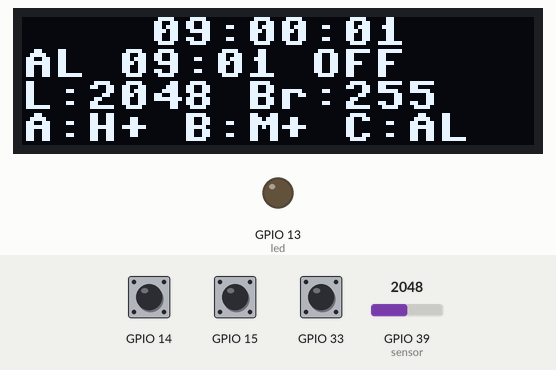
The program below on a simulated ESP32 board running MicroPython. On the bench: 128×32 one-colour display, output pins drawn as LEDs (lit = HIGH). The inputs (shaded band) are chosen by the test bench; at power-on: GPIO 14 HIGH, GPIO 39 (sensor) = 2048, GPIO 15 HIGH, GPIO 33 HIGH (analog values on the 0–4095 scale). The clock reads 2024-03-15 10:24:30 at power-on unless the program sets it.

Above: at 1.2 s.
1.3 s: GPIO 14 pulled LOW for 0.15 s
At 1.6 s:
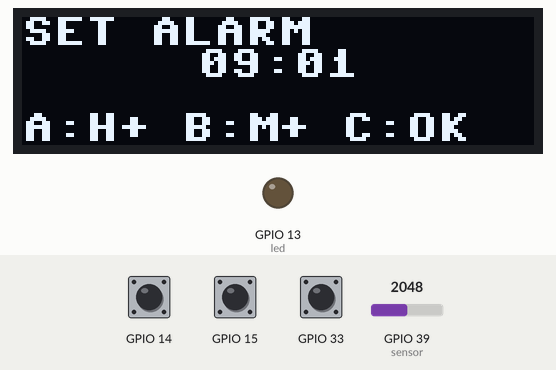
2.9 s: GPIO 14 pulled LOW for 1 s
At 3.8 s:
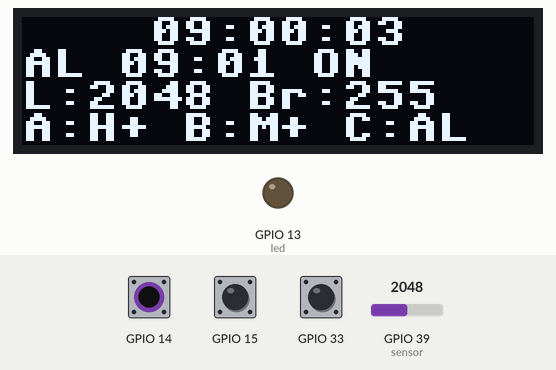
6.9 s: GPIO 39 (sensor) set to 215
At 7.25 s:
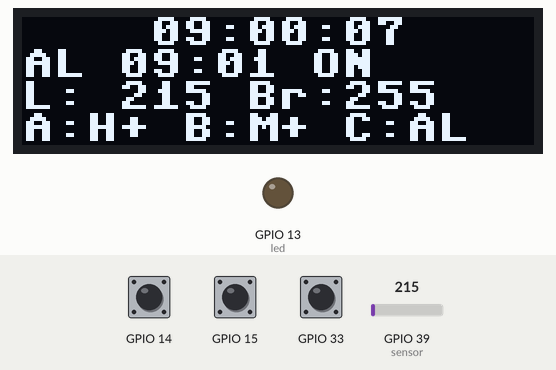
8.4 s: GPIO 15 pulled LOW for 0.15 s
At 9.8 s:
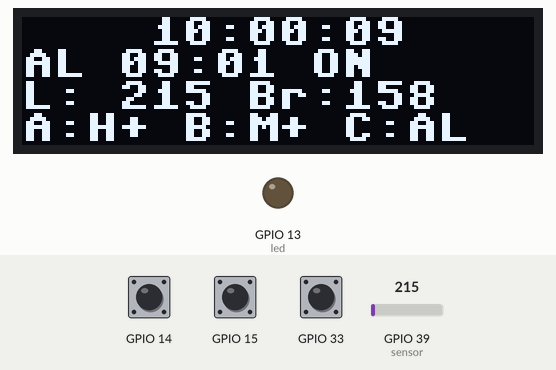
10.5 s: GPIO 33 pulled LOW for 0.15 s
At 11.8 s:
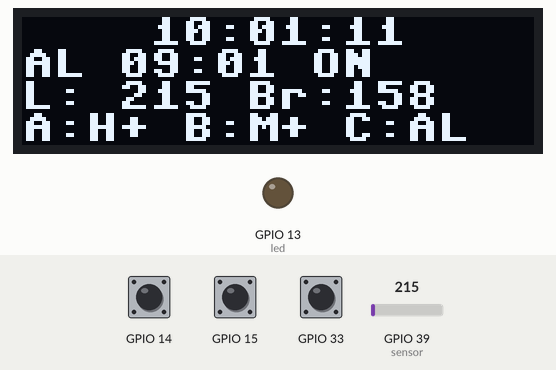
12.5 s: GPIO 15 pulled LOW for 1 s
At 13.8 s:
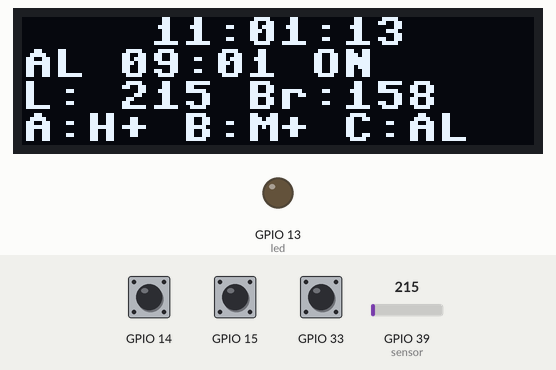
Timing chart, 0 to 15.5 s (numbered marks = the images above; inputs shaded):
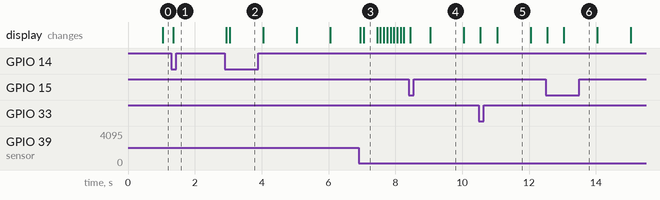

Measured:
- after the input at 1.3 s, the display: changes after 0.05 s (image 1)
- after the input at 2.9 s, the display: first changes after 0.05 s (image 2 shows a later state)
- what the display in image 3 shows lasts 0.4 s, from 7.1 s to 7.5 s
- what the display in image 4 shows lasts 1.0 s, from 9.0 s to 10.0 s

The program:

lab3_check4.py
```python
from machine import Pin, I2C, RTC, ADC, PWM
import time
import ssd1306

SDA_PIN = 22
SCL_PIN = 20
BUTTON_A_PIN = 15
BUTTON_B_PIN = 33
BUTTON_C_PIN = 14
LIGHT_PIN = 39
LED_PIN = 13
PIEZO_PIN = 27

OLED_WIDTH = 128
OLED_HEIGHT = 32
OLED_ADDR = 0x3C
I2C_FREQ = 400000
DEBOUNCE_MS = 30
DISPLAY_MS = 100
LIGHT_SAMPLE_MS = 50
ALARM_CHECK_MS = 50
ALARM_PULSE_MS = 250
ALARM_FREQ = 2000
ALARM_DUTY = 32768
ALARM_HOUR = 9
ALARM_MINUTE = 1

LIGHT_DARK = 0
LIGHT_BRIGHT = 350
CONTRAST_MIN = 4
CONTRAST_MAX = 255
SMOOTHING_ALPHA = 0.25

START_TIME = (2026, 9, 30, 2, 9, 0, 0, 0)

def time_text(current):
    return "%02d:%02d:%02d" % (current[4], current[5], current[6])

class DebouncedButton:
    def __init__(self, name, number):
        self.name = name
        self.pin = Pin(number, Pin.IN, Pin.PULL_UP)
        self.pin.irq(handler=None)
        self.state = self.pin.value()
        self.candidate = self.state
        self.since = time.ticks_ms()
        self.pending = True
        self.debouncing = False
        self.initializing = True
        self.callback = self._on_edge

    def _on_edge(self, pin):
        if not self.pending:
            self.pending = True
            pin.irq(handler=None)

    def _arm(self):
        self.pin.irq(trigger=Pin.IRQ_FALLING | Pin.IRQ_RISING, handler=self.callback)
        if self.pin.value() != self.state:
            self.callback(self.pin)

    def update(self, now):
        if not self.pending:
            return None
        current = self.pin.value()
        if not self.debouncing:
            self.candidate = current
            self.since = now
            self.debouncing = True
        elif current != self.candidate:
            self.candidate = current
            self.since = now

        if time.ticks_diff(now, self.since) < DEBOUNCE_MS:
            return None

        event = None
        if not self.initializing and self.candidate != self.state:
            event = self.candidate

        self.state = self.candidate
        self.initializing = False
        self.debouncing = False
        self.pending = False
        self._arm()
        return event

    def close(self):
        self.pin.irq(handler=None)

class AmbientLight:
    def __init__(self, sensor, display):
        self.sensor = sensor
        self.display = display
        self.raw = 0
        self.filtered = None
        self.contrast = None

    def update(self):
        self.raw = self.sensor.read()
        if self.filtered is None:
            self.filtered = self.raw
        else:
            self.filtered += SMOOTHING_ALPHA * (self.raw - self.filtered)

        level = (self.filtered - LIGHT_DARK) / (LIGHT_BRIGHT - LIGHT_DARK)
        level = max(0.0, min(1.0, level))
        target = int(CONTRAST_MIN + level * (CONTRAST_MAX - CONTRAST_MIN) + 0.5)
        if target != self.contrast:
            self.display.contrast(target)
            self.contrast = target

def rtc_seconds(current):
    return time.mktime((current[0], current[1], current[2], current[4], current[5], current[6], current[3], 0))

class Alarm:
    def __init__(self, led, piezo):
        self.led = led
        self.piezo = piezo
        self.hour = ALARM_HOUR
        self.minute = ALARM_MINUTE
        self.enabled = False
        self.ringing = False
        self.due = None
        self.on_phase = False
        self.next_pulse = 0
        self._outputs(False)

    def _outputs(self, active):
        self.led.value(1 if active else 0)
        self.piezo.duty_u16(ALARM_DUTY if active else 0)
        self.on_phase = active

    def stop(self):
        self.enabled = False
        self.ringing = False
        self.due = None
        self._outputs(False)

    def arm(self, current):
        self.stop()
        target = list(current)
        target[4], target[5], target[6], target[7] = self.hour, self.minute, 0, 0
        self.due = rtc_seconds(target)
        if self.due <= rtc_seconds(current):
            self.due += 24 * 60 * 60
        self.enabled = True

    def clock_changed(self, current):
        if self.enabled:
            self.arm(current)

    def update(self, current, now):
        if self.enabled and rtc_seconds(current) >= self.due:
            self.enabled = False
            self.due = None
            self.ringing = True
            self._outputs(True)
            self.next_pulse = time.ticks_add(now, ALARM_PULSE_MS)
            return True

        if self.ringing and time.ticks_diff(now, self.next_pulse) >= 0:
            self._outputs(not self.on_phase)
            self.next_pulse = time.ticks_add(now, ALARM_PULSE_MS)
        return False

class Watch:
    def __init__(self, rtc, display, alarm, ambient):
        self.rtc = rtc
        self.display = display
        self.alarm = alarm
        self.ambient = ambient
        self.editing = False

    def on_press(self, name):
        if self.alarm.ringing:
            self.alarm.stop()
            self.editing = False
            return True

        if name == "C":
            if self.editing:
                self.alarm.arm(self.rtc.datetime())
                self.editing = False
            else:
                self.alarm.stop()
                self.editing = True
            return True

        if self.editing:
            if name == "A":
                self.alarm.hour = (self.alarm.hour + 1) % 24
            else:
                self.alarm.minute = (self.alarm.minute + 1) % 60
            return True

        current = list(self.rtc.datetime())
        field, limit = (4, 24) if name == "A" else (5, 60)
        current[field] = (current[field] + 1) % limit
        self.rtc.datetime(tuple(current))
        self.alarm.clock_changed(self.rtc.datetime())
        return True

    def draw(self):
        current = self.rtc.datetime()
        self.display.fill(0)
        if self.alarm.ringing:
            self.display.text("ALARM!", 40, 0, 1)
            self.display.text(time_text(current), 32, 8, 1)
            self.display.text("Any key: stop", 0, 24, 1)
        elif self.editing:
            self.display.text("SET ALARM", 0, 0, 1)
            self.display.text("%02d:%02d" % (self.alarm.hour, self.alarm.minute), 44, 8, 1)
            self.display.text("A:H+ B:M+ C:OK", 0, 24, 1)
        else:
            self.display.text(time_text(current), 32, 0, 1)
            self.display.text("AL %02d:%02d %s" % (self.alarm.hour, self.alarm.minute, "ON" if self.alarm.enabled else "OFF"), 0, 8, 1)
            self.display.text("L:%4d Br:%3d" % (self.ambient.raw, self.ambient.contrast), 0, 16, 1)
            self.display.text("A:H+ B:M+ C:AL", 0, 24, 1)
        self.display.show()
        return True

def main():
    buttons = []
    led = Pin(LED_PIN, Pin.OUT, value=0)
    try:
        piezo = PWM(Pin(PIEZO_PIN), freq=ALARM_FREQ, duty_u16=0)
        rtc = RTC()
        rtc.datetime(START_TIME)
        i2c = I2C(0, sda=Pin(SDA_PIN), scl=Pin(SCL_PIN), freq=I2C_FREQ)
        display = ssd1306.SSD1306_I2C(OLED_WIDTH, OLED_HEIGHT, i2c, addr=OLED_ADDR)

        sensor = ADC(Pin(LIGHT_PIN))
        sensor.atten(ADC.ATTN_11DB)
        sensor.width(ADC.WIDTH_12BIT)
        ambient = AmbientLight(sensor, display)
        ambient.update()

        alarm = Alarm(led, piezo)
        watch = Watch(rtc, display, alarm, ambient)
        for name, number in (("A", BUTTON_A_PIN), ("B", BUTTON_B_PIN), ("C", BUTTON_C_PIN)):
            buttons.append(DebouncedButton(name, number))

        now = time.ticks_ms()
        next_draw = next_alarm_check = now
        next_sample = time.ticks_add(now, LIGHT_SAMPLE_MS)
        while True:
            now = time.ticks_ms()
            was_ringing = alarm.ringing
            for button in buttons:
                event = button.update(now)
                if event == 0:
                    if was_ringing and not alarm.ringing:
                        continue
                    if watch.on_press(button.name):
                        next_draw = now

            if time.ticks_diff(now, next_sample) >= 0:
                next_sample = time.ticks_add(now, LIGHT_SAMPLE_MS)
                ambient.update()
            if time.ticks_diff(now, next_alarm_check) >= 0:
                next_alarm_check = time.ticks_add(now, ALARM_CHECK_MS)
                if alarm.update(rtc.datetime(), now):
                    next_draw = now
            if time.ticks_diff(now, next_draw) >= 0:
                next_draw = time.ticks_add(now, DISPLAY_MS)
                watch.draw()
            time.sleep_ms(2)
    finally:
        for button in buttons:
            button.close()
        led.value(0)
        piezo.deinit()

if __name__ == "__main__":
    main()
```
